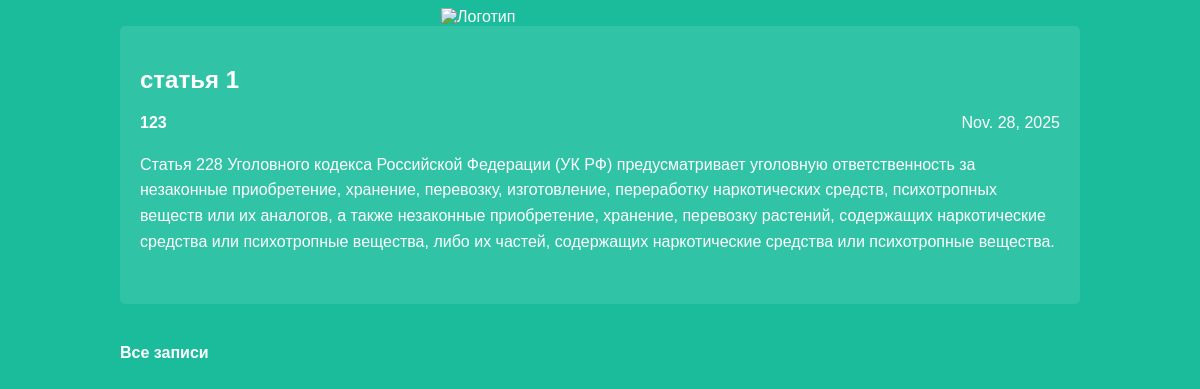
The app's page /article/4/ with its own data.
### articles/models.py (models this page shows, shortened)
class Article(models.Model):
    title = models.CharField(max_length=200)
    author = models.ForeignKey(User, on_delete=models.CASCADE)
    text = models.TextField()
    created_date = models.DateField(auto_now_add=True)

### articles/views.py (the view)
# urls.py: path('article/<int:article_id>/', views.get_article, name='get_article'),
def get_article(request, article_id):
    try:
        post = Article.objects.get(id=article_id)
        return render(request, 'article.html', {'post': post})
    except Article.DoesNotExist:
        raise Http404

### articles/templates/article.html (shortened to what this page needs)
<!DOCTYPE html>
<html>
<head>
    <link rel="stylesheet" href="/static/css/article.css">
</head>
<body class="article">
    <div class="header">
        <img src="https://nnovgorod.sledcom.ru/upload/site49/document_news/unnamed_(1)-800x600.jpg" alt="Логотип">
    </div>
    <div class="content">
        <div class="one-post">
            <h2 class="post-title">{{ post.title }}</h2>
            <div class="article-info">
                <div class="article-author">{{ post.author.username }}</div>
                <div class="article-created-date">{{ post.created_date }}</div>
            </div>
            <p class="article-text">{{ post.text }}</p>
        </div>
        <a href="{% url 'archive' %}" class="back-link">Все записи</a>
    </div>
</body>
</html>

### articles/static_css/article.css (style rules this page uses)
body { background: #1abc9c; font-family: Tahoma, Arial, sans-serif; color: #ffffff; }
.header img { display: block; width: 318px; margin-left: auto; margin-right: auto; }
.article { width: 960px; margin-left: auto; margin-right: auto; }
.article-author { width: 50%; float: left; font-weight: bold; }
.article-created-date { text-align: right; width: 50%; float: right; }
.article-info { overflow: hidden; margin-bottom: 20px; }
.article-text { line-height: 1.6; margin-bottom: 30px; }
.back-link { color: #ffffff; text-decoration: none; font-weight: bold; }
.one-post { margin-bottom: 40px; padding: 20px; background: rgba(255, 255, 255, 0.1); border-radius: 5px; }

### records on screen
Article: title "статья 1", author.username "123", created_date "Nov. 28, 2025", text "Статья 228 Уголовного кодекса Российской Федерации (УК РФ) предусматривает уголовную ответственность за незаконные приобретение, хранение, перевозку, изготовление, переработку наркотических средств, психотропных веществ или их аналогов, а также незаконные приобретение, хранение, перевозку растений, содержащих наркотические средства или психотропные вещества, либо их частей, содержащих наркотические средства или психотропные вещества."
